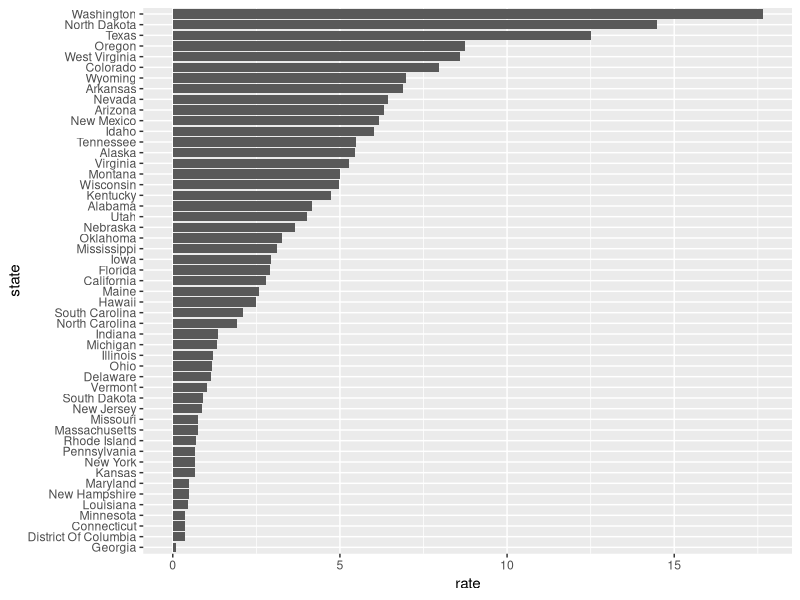
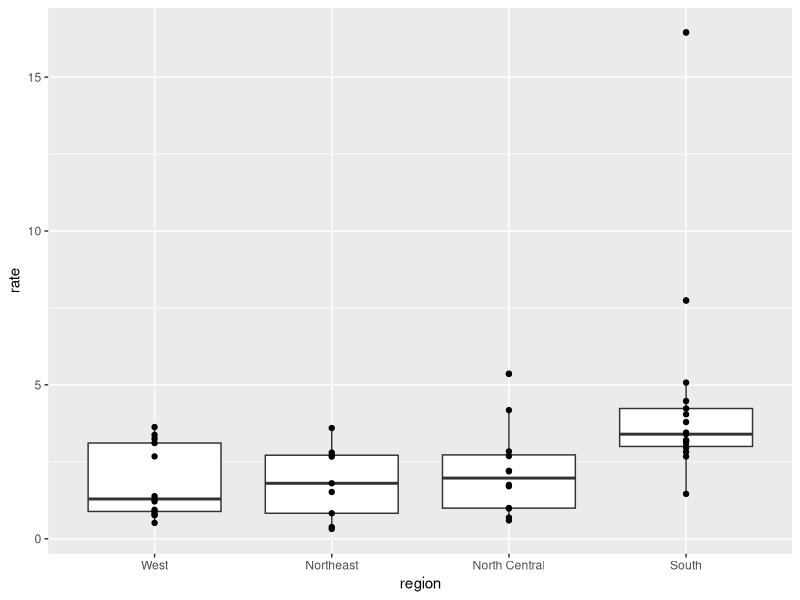

The R script that drew these images, in order:
## ---- chunk 1
library(dplyr)
library(ggplot2)
library(dslabs)
dat <- us_contagious_diseases %>%
filter(year == 1967 & disease=="Measles" & !is.na(population)) %>% mutate(rate = count / population * 10000 * 52 / weeks_reporting)
state <- dat$state 
rate <- dat$count/(dat$population/10000)*(52/dat$weeks_reporting)
## ---- chunk 2
state <- reorder(state, rate)
print(state)
levels(state)

library(dplyr)
library(ggplot2)
library(dslabs)
dat <- us_contagious_diseases %>% filter(year == 1967 & disease=="Measles" & count>0 & !is.na(population)) %>%
 mutate(rate = count / population * 10000 * 52 / weeks_reporting) %>%
 mutate(state = reorder(state, rate))
dat %>% ggplot(aes(state, rate)) +
 geom_bar(stat="identity") +
 coord_flip()

# It does not show all the data. We do not see the variability within a region and it's possible that the safest states are not in the West.

library(dplyr)
library(ggplot2)
library(dslabs)
data("murders")
murders %>% mutate(rate = total/population*100000)
murders %>% mutate(rate = total/population*100000) %>%
  mutate(region=reorder(region, rate, FUN=median)) %>%
  ggplot(aes(region, rate)) +
  geom_boxplot() +
  geom_point()
